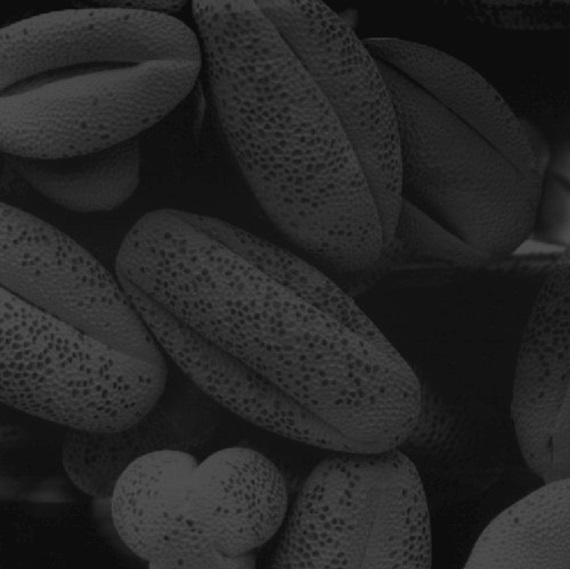
#> input picture ekmek.jpg, 570 x 569 px
$ python Histogram_Equalization_final.py
#> lines starting #> are read from the running program, lines starting #| are printed output that depends on the picture
import cv2
import numpy as np
import math
from matplotlib import pyplot as plt

if __name__ == "__main__":

    image = cv2.imread("ekmek.jpg", 0)
#> image is the input picture: shape (569, 570); min 9, max 81, mean 38.7
    rows, cols = image.shape
#> rows = 569; cols = 570
    print("Image Dimensions: ",rows,cols)
#| Image Dimensions:  569 570

    cdf = np.zeros(256,np.uint32) #cumulative distribution function
    equalized_image = np.zeros((rows,cols),np.uint8)

    for i in range(rows):
        for j in range(cols):
            cdf[image[i][j]] += 1 #calculate cdf
    #Calculate Histogram through Formula
    histogram = cdf / (rows * cols)
    histogram = histogram * 255
    for i in range(1,256):
        histogram[i] = histogram[i] + histogram[i-1]
#> after the loop, histogram = 256 values from 0 to 255
    histogram = np.round(histogram)
    histogram = histogram.astype("uint8")
    #Calculate Equalized Histogram
    for i in range(256):
        a = np.where(image == i)
        a = np.asarray(a)
        for j in range(a.shape[1]):
            equalized_image[a[0][j]][a[1][j]] = histogram[i]
#> this loop made 256 passes
#> a on passes 1 to 3: (empty array, empty array), (empty array, empty array), (empty array, empty array)
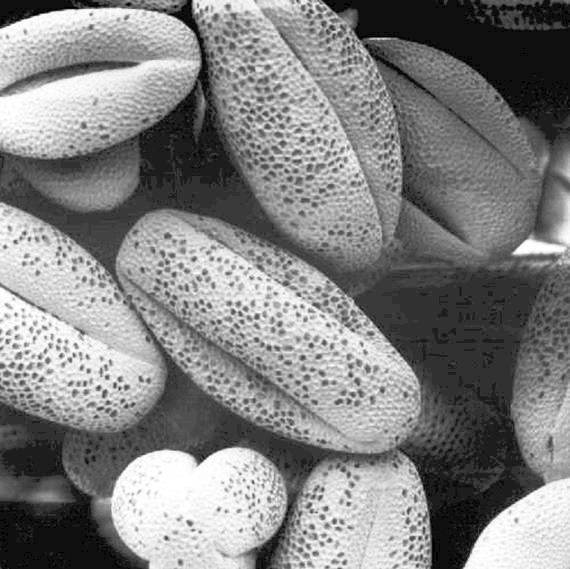
#> equalized_image: shape (569, 570); min 0, max 255, mean 130.2
    plt.subplot(3, 1, 1)
    plt.title('Original Histogram')
    plt.axis([0, 256, 0, 8000])
    plt.hist(cdf, bins=256)
    plt.subplot(3, 1, 3)
    plt.title('New Equalized Histogram')
    plt.hist(histogram, bins=256)
    plt.show()
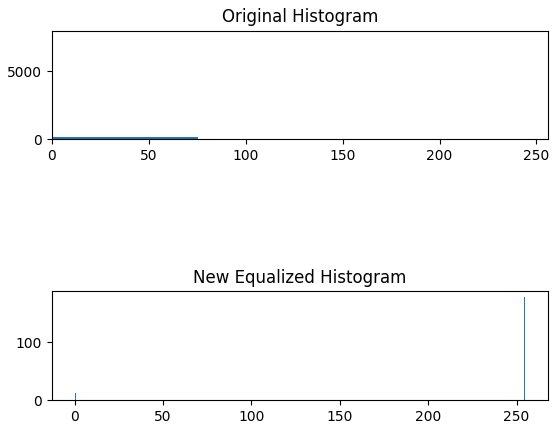
#> figure drawn by matplotlib, 2 panels; panel 1: tallest bar 187 high, from x = 0 to 75.5; panel 2: tallest bar 179 high, from x = 254 to 255
    cv2.imwrite("pout_new.png", equalized_image)
    cv2.imshow("original",image)
    cv2.imshow("new",equalized_image)
    cv2.waitKey()
